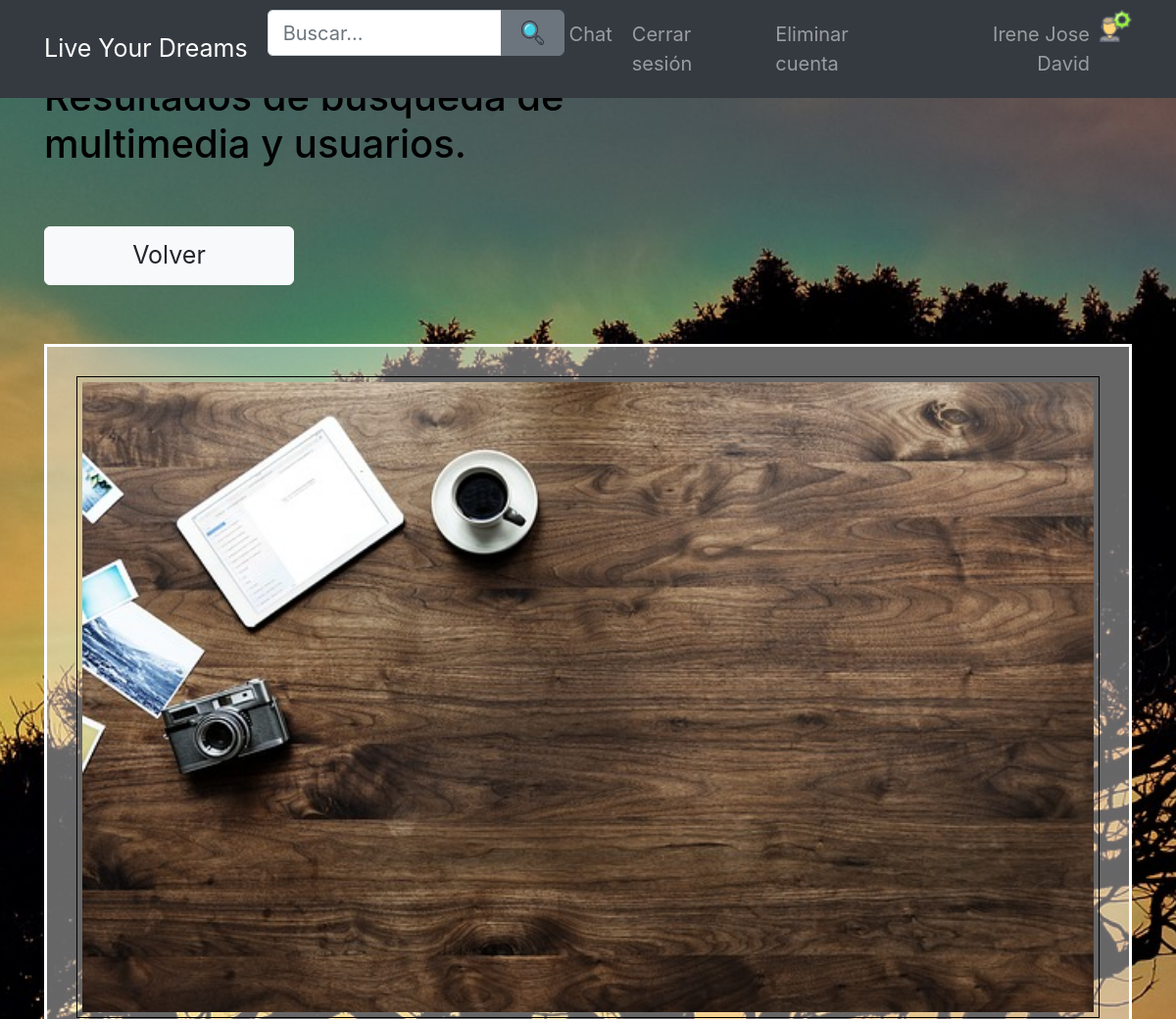
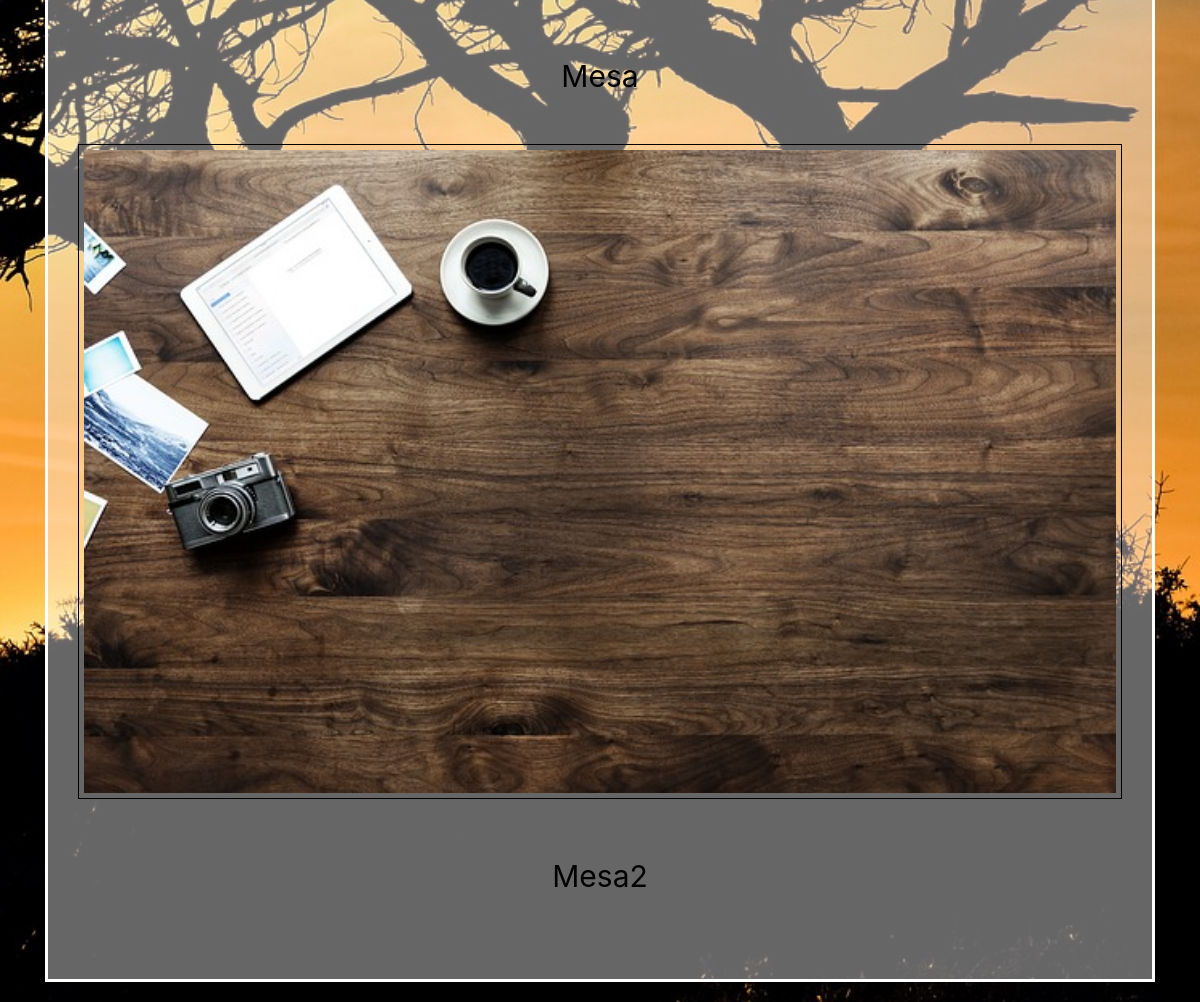
Screenshot of /resultado.php?buscar=mesa (signed in) with the database file from the repository (2 pictures, top to bottom).
### tables this page shows
CREATE TABLE `imagen` (
  `idfoto` int(11) NOT NULL,
  `usuarioID` int(11) NOT NULL,
  `nombre` varchar(255) NOT NULL,
  `descripcion` text NOT NULL,
  `likes` int(11) DEFAULT '0'
);

### resultado.php (the view, shortened to what this page needs)
<?php
require('includes/config.php');
require('layout/header.php');
?>
<div class="container">
	<div class="row">
		<div class="col-xs-12 col-sm-8 col-md-6 col-sm-offset-2 col-md-offset-3">
			<h2>Resultados de busqueda de multimedia y usuarios.</h2>
			<div class="row mt-5">
				<div class="col-xs-6 col-md-6"><a class="btn btn-light btn-block btn-lg" tabindex="5" href="paginausuarios.php">Volver</a></div>
			</div>
		</div>
		<div class="col-xs-12 col-sm-12 col-md-12 col-sm-offset-12 col-md-offset-12 mt-5">
			<div class="row">
				<div class="col-md-12">
					<div class="contenedorTodo ">
					<div class="desFoto imagenEspa" >
						<?php
						$buscar = trim(strtoupper($_GET['buscar']));
                        if ($buscar!=""){
                       $stmt = $db->query("SELECT * FROM imagen WHERE UPPER(descripcion) LIKE '%" . $buscar . "%'");
						while ($row = $stmt->fetch()) {
							echo '<img class="foto" src="imagenes/' . $row['nombre'] . '">' . "\n";
							echo '<br/><br/>' . ucfirst($row['descripcion']) . '<br/><br/>';
						}
						?>
					</div>
						<?php
                        }else{
                            echo '<span>vacio</span>';
                        }
						?>
					</div>
				</div>
			</div>
		</div>
	</div>
</div>
<?php
require('layout/footer.php');
?>

### style/main.css (style rules this page uses)
a { color: #EF1F2F; text-decoration: none; }
html, body { height: auto; font-size: 20px; color: black; }
body { background: url("../img/foto_fondo.jpg") no-repeat center center fixed; background-size: cover; }
.contenedorTodo { padding: 30px; border: 3px solid white; text-align: center; background: rgba(255, 255, 255, 0.4); margin-bottom: 20px; }
.foto { width: 100%; height: auto; padding: 5px; border: 1px solid black; margin-bottom: 10px; }

### style/resultado.css (style rules this page uses)
.desFoto { font-size: 30px; }
.imagenEspa { margin-bottom: 5px; }

### rows the page displays
imagen: nombre (picture), descripcion "Mesa"
imagen: nombre (picture), descripcion "Mesa2"
